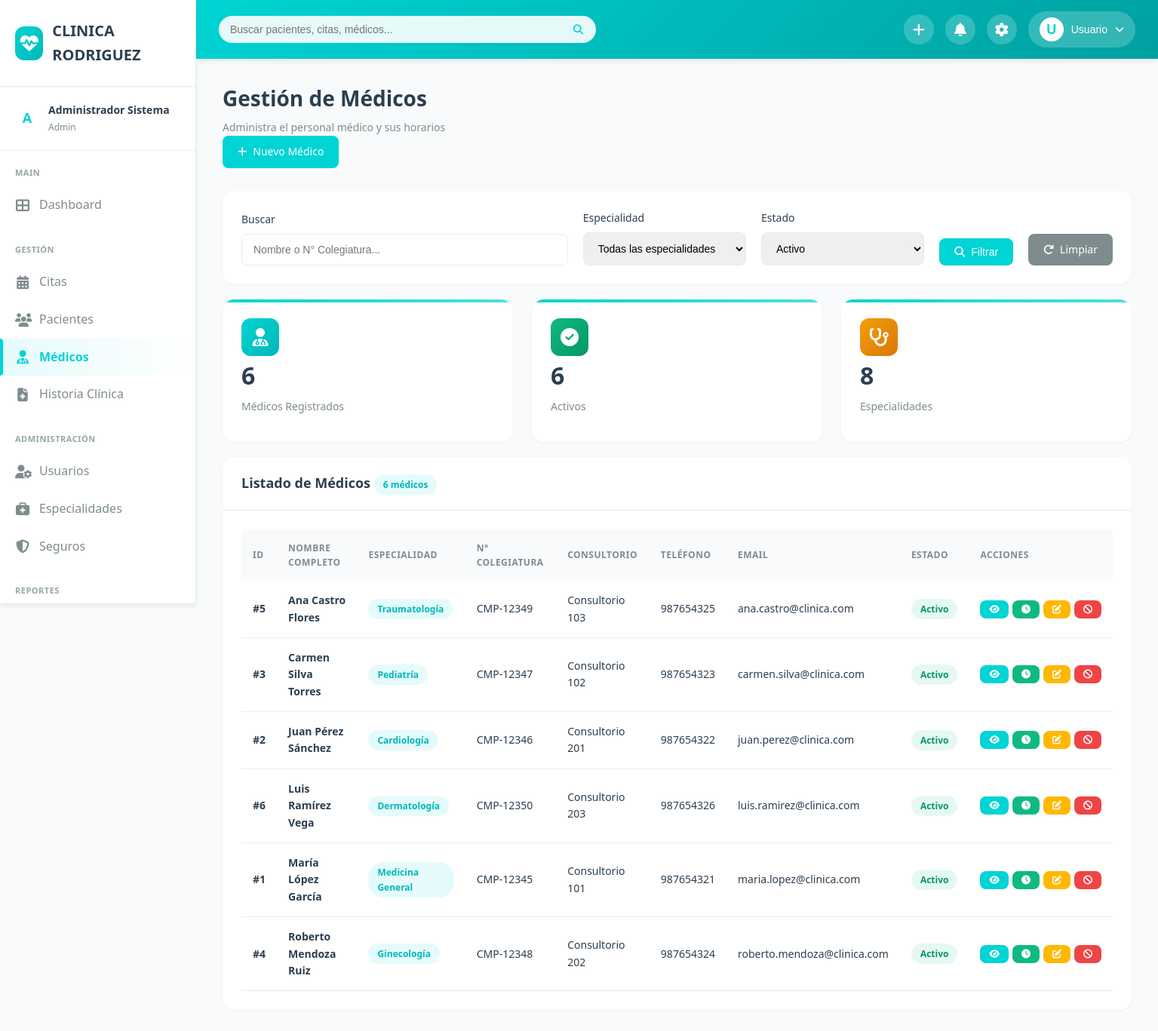
Screenshot of /medicos.php (signed in) with the database file from the repository.
### tables this page shows
CREATE TABLE `medicos` (
  `id` int(11) NOT NULL,
  `usuario_id` int(11) NOT NULL,
  `especialidad_id` int(11) NOT NULL,
  `numero_colegiatura` varchar(50) NOT NULL,
  `consultorio` varchar(50) DEFAULT NULL,
  `duracion_consulta` int(11) DEFAULT 30 COMMENT 'Duración en minutos',
  `estado` enum('activo','inactivo') DEFAULT 'activo'
);

CREATE TABLE `especialidades` (
  `id` int(11) NOT NULL,
  `nombre` varchar(100) NOT NULL,
  `descripcion` text DEFAULT NULL,
  `estado` enum('activo','inactivo') DEFAULT 'activo',
  `fecha_creacion` timestamp NOT NULL DEFAULT current_timestamp()
);

CREATE TABLE `usuarios` (
  `id` int(11) NOT NULL,
  `username` varchar(50) NOT NULL,
  `password` varchar(255) NOT NULL,
  `nombre` varchar(100) NOT NULL,
  `apellido` varchar(100) NOT NULL,
  `email` varchar(100) NOT NULL,
  `telefono` varchar(20) DEFAULT NULL,
  `rol` enum('admin','medico','recepcionista') NOT NULL,
  `estado` enum('activo','inactivo') DEFAULT 'activo',
  `fecha_creacion` timestamp NOT NULL DEFAULT current_timestamp(),
  `ultimo_acceso` datetime DEFAULT NULL
);

### includes/functions.php (called while the page is built, shortened)
<?php
function getUserRole() {
    return $_SESSION['rol'] ?? null;
}
?>

### public/medicos.php (the view, shortened to what this page needs)
<?php
require_once '../includes/functions.php';
$database = new Database();
$db = $database->getConnection();
$busqueda = $_GET['busqueda'] ?? '';
$estado_filtro = $_GET['estado'] ?? 'activo';
$query = "SELECT m.*,
          CONCAT(u.nombre, ' ', u.apellido) as nombre_completo,
          u.email, u.telefono,
          e.nombre as especialidad_nombre
          FROM medicos m
          INNER JOIN usuarios u ON m.usuario_id = u.id
          INNER JOIN especialidades e ON m.especialidad_id = e.id
          WHERE 1=1";
$params = [];
if ($estado_filtro) {
    $query .= " AND m.estado = :estado";
    $params[':estado'] = $estado_filtro;
}
$query .= " ORDER BY u.nombre, u.apellido";
$stmt = $db->prepare($query);
foreach ($params as $key => $value) {
    $stmt->bindValue($key, $value);
}
$stmt->execute();
$medicos = $stmt->fetchAll(PDO::FETCH_ASSOC);
$query_especialidades = "SELECT id, nombre FROM especialidades WHERE estado = 'activo' ORDER BY nombre";
$stmt_especialidades = $db->query($query_especialidades);
$especialidades = $stmt_especialidades->fetchAll(PDO::FETCH_ASSOC);
?>
<!DOCTYPE html>
<html lang="es">
<head>
    <link rel="stylesheet" href="css/styles.css">
    <link rel="stylesheet" href="https://cdnjs.cloudflare.com/ajax/libs/font-awesome/6.4.0/css/all.min.css">
</head>
<body>
    <div class="main-wrapper">
        <?php include '../includes/sidebar.php'; ?>
        <div class="main-content">
            <?php include '../includes/header.php'; ?>
            <div class="dashboard-content">
                <div class="page-header">
                    <div>
                        <h1 class="page-title">Gestión de Médicos</h1>
                        <p class="page-subtitle">Administra el personal médico y sus horarios</p>
                    </div>
                    <?php if (getUserRole() === 'admin'): ?>
                    <a href="nuevo-medico.php" class="btn btn-primary">
                        <i class="fas fa-plus"></i> Nuevo Médico
                    </a>
                    <?php endif; ?>
                </div>
                <div class="card mb-2">
                    <div class="card-body">
                        <form method="GET" action="medicos.php" class="d-flex gap-2" style="align-items: flex-end; flex-wrap: wrap;">
                            <div class="form-group" style="margin-bottom: 0; flex: 2; min-width: 250px;">
                                <label class="form-label">Buscar</label>
                                <input type="text" name="busqueda" class="form-control"
                                       placeholder="Nombre o N° Colegiatura..."
                                       value="<?php echo htmlspecialchars($busqueda); ?>">
                            </div>
                            <div class="form-group" style="margin-bottom: 0; flex: 1; min-width: 200px;">
                                <label class="form-label">Especialidad</label>
                                <select name="especialidad" class="form-control">
                                    <option value="">Todas las especialidades</option>
                                </select>
                            </div>
                            <div class="form-group" style="margin-bottom: 0; flex: 1; min-width: 150px;">
                                <label class="form-label">Estado</label>
                                <select name="estado" class="form-control">
                                    <option value="activo" <?php echo $estado_filtro === 'activo' ? 'selected' : ''; ?>>Activo</option>
                                </select>
                            </div>
                            <button type="submit" class="btn btn-primary" style="margin-bottom: 0;">
                                <i class="fas fa-search"></i> Filtrar
                            </button>
                            <a href="medicos.php" class="btn btn-secondary" style="margin-bottom: 0;">
                                <i class="fas fa-redo"></i> Limpiar
                            </a>
                        </form>
                    </div>
                </div>
                <div class="stats-grid" style="grid-template-columns: repeat(auto-fit, minmax(200px, 1fr)); margin-bottom: 20px;">
                    <div class="stat-card">
                        <div class="stat-icon primary">
                            <i class="fas fa-user-md"></i>
                        </div>
                        <div class="stat-value"><?php echo count($medicos); ?></div>
                        <div class="stat-label">Médicos Registrados</div>
                    </div>
                    <div class="stat-card">
                        <div class="stat-icon success">
                            <i class="fas fa-check-circle"></i>
                        </div>
                        <div class="stat-value">
                            <?php echo count(array_filter($medicos, function($m) { return $m['estado'] === 'activo'; })); ?>
                        </div>
                        <div class="stat-label">Activos</div>
                    </div>
                    <div class="stat-card">
                        <div class="stat-icon warning">
                            <i class="fas fa-stethoscope"></i>
                        </div>
                        <div class="stat-value"><?php echo count($especialidades); ?></div>
                        <div class="stat-label">Especialidades</div>
                    </div>
                </div>
                <div class="card">
                    <div class="card-header">
                        <h3 class="card-title">
                            Listado de Médicos
                            <span class="badge badge-primary"><?php echo count($medicos); ?> médicos</span>
                        </h3>
                    </div>
                    <div class="card-body">
                        <?php if (count($medicos) > 0): ?>
                        <div class="table-container">
                            <table>
                                <thead>
                                    <tr>
                                        <th>ID</th>
                                        <th>Nombre Completo</th>
                                        <th>Especialidad</th>
                                        <th>N° Colegiatura</th>
                                        <th>Consultorio</th>
                                        <th>Teléfono</th>
                                        <th>Email</th>
                                        <th>Estado</th>
                                        <th>Acciones</th>
                                    </tr>
                                </thead>
                                <tbody>
                                    <?php foreach ($medicos as $medico): ?>
                                    <tr>
                                        <td><strong>#<?php echo $medico['id']; ?></strong></td>
                                        <td>
                                            <strong><?php echo htmlspecialchars($medico['nombre_completo']); ?></strong>
                                        </td>
                                        <td>
                                            <span class="badge badge-primary">
                                                <?php echo htmlspecialchars($medico['especialidad_nombre']); ?>
                                            </span>
                                        </td>
                                        <td><?php echo htmlspecialchars($medico['numero_colegiatura']); ?></td>
                                        <td><?php echo htmlspecialchars($medico['consultorio']); ?></td>
                                        <td><?php echo htmlspecialchars($medico['telefono'] ?: '-'); ?></td>
                                        <td><?php echo htmlspecialchars($medico['email']); ?></td>
                                        <td>
                                            <?php if ($medico['estado'] === 'activo'): ?>
                                                <span class="badge badge-success">Activo</span>
                                            <?php else: ?>
                                                <span class="badge badge-danger">Inactivo</span>
                                            <?php endif; ?>
                                        </td>
                                        <td>
                                            <div style="display: flex; gap: 5px;">
                                                <button onclick="verMedico(<?php echo $medico['id']; ?>)"
                                                        class="btn btn-sm btn-primary" title="Ver Detalle">
                                                    <i class="fas fa-eye"></i>
                                                </button>
                                                <button onclick="verHorarios(<?php echo $medico['id']; ?>)"
                                                        class="btn btn-sm btn-success" title="Ver Horarios">
                                                    <i class="fas fa-clock"></i>
                                                </button>
                                                <?php if (getUserRole() === 'admin'): ?>
                                                <a href="editar-medico.php?id=<?php echo $medico['id']; ?>"
                                                   class="btn btn-sm btn-warning" title="Editar">
                                                    <i class="fas fa-edit"></i>
                                                </a>
                                                <?php if ($medico['estado'] === 'activo'): ?>
                                                <button onclick="cambiarEstadoMedico(<?php echo $medico['id']; ?>, 'inactivo')"
                                                        class="btn btn-sm btn-danger" title="Desactivar">
                                                    <i class="fas fa-ban"></i>
                                                </button>
                                                <?php endif; ?>
                                                <?php endif; ?>
                                            </div>
                                        </td>
                                    </tr>
                                    <?php endforeach; ?>
                                </tbody>
                            </table>
                        </div>
                        <?php endif; ?>
                    </div>
                </div>
            </div>
        </div>
    </div>
</body>
</html>

### public/css/styles.css (style rules this page uses)
:root { --primary-color: #00D4D4; --primary-dark: #00B8B8; --primary-light: #4DE0E0; --secondary-color: #00A8A8; --accent-color: #FFB800; --background-main: #F8FAFB; --background-card: #FFFFFF; --background-sidebar: #FFFFFF; --text-primary: #2C3E50; --text-secondary: #7F8C8D; --text-light: #95A5A6; --text-white: #FFFFFF; --border-color: #E8ECF0; --shadow-sm: 0 1px 3px rgba(0, 0, 0, 0.05); --shadow-md: 0 4px 6px rgba(0, 0, 0, 0.07); --shadow-lg: 0 10px 25px rgba(0, 0, 0, 0.1); --shadow-xl: 0 20px 40px rgba(0, 0, 0, 0.15); --radius-sm: 8px; --radius-md: 12px; --radius-lg: 16px; --transition: all 0.3s cubic-bezier(0.4, 0, 0.2, 1); }
* { margin: 0; padding: 0; box-sizing: border-box; }
body { font-family: 'Segoe UI', Tahoma, Geneva, Verdana, sans-serif; background-color: var(--background-main); color: var(--text-primary); line-height: 1.6; overflow-x: hidden; }
.main-wrapper { display: flex; min-height: 100vh; }
.main-content { flex: 1; margin-left: 260px; transition: var(--transition); }
.dashboard-content { padding: 30px 35px; }
.page-header { margin-bottom: 30px; }
.page-title { font-size: 28px; font-weight: 700; color: var(--text-primary); margin-bottom: 5px; }
.page-subtitle { color: var(--text-secondary); font-size: 14px; }
.stats-grid { display: grid; grid-template-columns: repeat(auto-fit, minmax(250px, 1fr)); gap: 25px; margin-bottom: 30px; }
.stat-card { background: var(--background-card); padding: 25px; border-radius: var(--radius-lg); box-shadow: var(--shadow-sm); transition: var(--transition); position: relative; overflow: hidden; }
.stat-card::before { content: ''; position: absolute; top: 0; left: 0; width: 100%; height: 4px; background: linear-gradient(90deg, var(--primary-color), var(--primary-light)); }
.stat-icon { width: 50px; height: 50px; border-radius: var(--radius-md); display: flex; align-items: center; justify-content: center; font-size: 24px; color: white; }
.stat-icon.primary { background: linear-gradient(135deg, var(--primary-color), var(--primary-dark)); }
.stat-icon.success { background: linear-gradient(135deg, #10B981, #059669); }
.stat-icon.warning { background: linear-gradient(135deg, #F59E0B, #D97706); }
.stat-value { font-size: 32px; font-weight: 700; color: var(--text-primary); margin-bottom: 5px; }
.stat-label { color: var(--text-secondary); font-size: 14px; margin-bottom: 10px; }
.card { background: var(--background-card); border-radius: var(--radius-lg); box-shadow: var(--shadow-sm); overflow: hidden; }
.card-header { padding: 20px 25px; border-bottom: 1px solid var(--border-color); display: flex; justify-content: space-between; align-items: center; }
.card-title { font-size: 18px; font-weight: 600; color: var(--text-primary); }
.card-body { padding: 25px; }
.table-container { overflow-x: auto; }
table { width: 100%; border-collapse: collapse; }
table thead { background: var(--background-main); }
table th { padding: 15px; text-align: left; font-size: 12px; font-weight: 600; color: var(--text-secondary); text-transform: uppercase; letter-spacing: 0.5px; }
table td { padding: 15px; border-bottom: 1px solid var(--border-color); font-size: 14px; }
table tbody tr { transition: var(--transition); }
.btn { padding: 10px 20px; border: none; border-radius: var(--radius-sm); font-size: 14px; font-weight: 500; cursor: pointer; transition: var(--transition); display: inline-flex; align-items: center; gap: 8px; text-decoration: none; }
.btn-primary { background: var(--primary-color); color: white; }
.btn-secondary { background: var(--text-secondary); color: white; }
.btn-success { background: #10B981; color: white; }
.btn-danger { background: #EF4444; color: white; }
.btn-warning { background: var(--accent-color); color: white; }
.btn-sm { padding: 6px 12px; font-size: 12px; }
.badge { display: inline-block; padding: 4px 12px; border-radius: 20px; font-size: 12px; font-weight: 600; }
.badge-primary { background: rgba(0, 212, 212, 0.1); color: var(--primary-dark); }
.badge-success { background: rgba(16, 185, 129, 0.1); color: #059669; }
.form-group { margin-bottom: 20px; }
.form-label { display: block; margin-bottom: 8px; font-size: 14px; font-weight: 500; color: var(--text-primary); }
.form-control { width: 100%; padding: 12px 15px; border: 1px solid var(--border-color); border-radius: var(--radius-sm); font-size: 14px; transition: var(--transition); }
select.form-control { cursor: pointer; }
.mb-2 { margin-bottom: 20px; }
.d-flex { display: flex; }
.gap-2 { gap: 20px; }

### rows the page displays
medicos: id "5", nombre_completo "Ana Castro Flores", especialidad.nombre "Traumatología", numero_colegiatura "CMP-12349", consultorio "Consultorio 103", usuario.telefono "987654325", usuario.email "ana.castro@clinica.com", estado "Activo"
medicos: id "3", nombre_completo "Carmen Silva Torres", especialidad.nombre "Pediatría", numero_colegiatura "CMP-12347", consultorio "Consultorio 102", usuario.telefono "987654323", usuario.email "carmen.silva@clinica.com", estado "Activo"
medicos: id "2", nombre_completo "Juan Pérez Sánchez", especialidad.nombre "Cardiología", numero_colegiatura "CMP-12346", consultorio "Consultorio 201", usuario.telefono "987654322", usuario.email "juan.perez@clinica.com", estado "Activo"
medicos: id "6", nombre_completo "Luis Ramírez Vega", especialidad.nombre "Dermatología", numero_colegiatura "CMP-12350", consultorio "Consultorio 203", usuario.telefono "987654326", usuario.email "luis.ramirez@clinica.com", estado "Activo"
medicos: id "1", nombre_completo "María López García", especialidad.nombre "Medicina General", numero_colegiatura "CMP-12345", consultorio "Consultorio 101", usuario.telefono "987654321", usuario.email "maria.lopez@clinica.com", estado "Activo"
medicos: id "4", nombre_completo "Roberto Mendoza Ruiz", especialidad.nombre "Ginecología", numero_colegiatura "CMP-12348", consultorio "Consultorio 202", usuario.telefono "987654324", usuario.email "roberto.mendoza@clinica.com", estado "Activo"

### other values shown
substr($user_name, 0, 1) "A"
$user_name . ' ' . $user_apellido "Administrador Sistema"
$user_role "Admin"
substr($nombre, 0, 1) "U"
explode(' ', $nombre)[0] "Usuario"
count($medicos) "6"
count($especialidades) "8"
